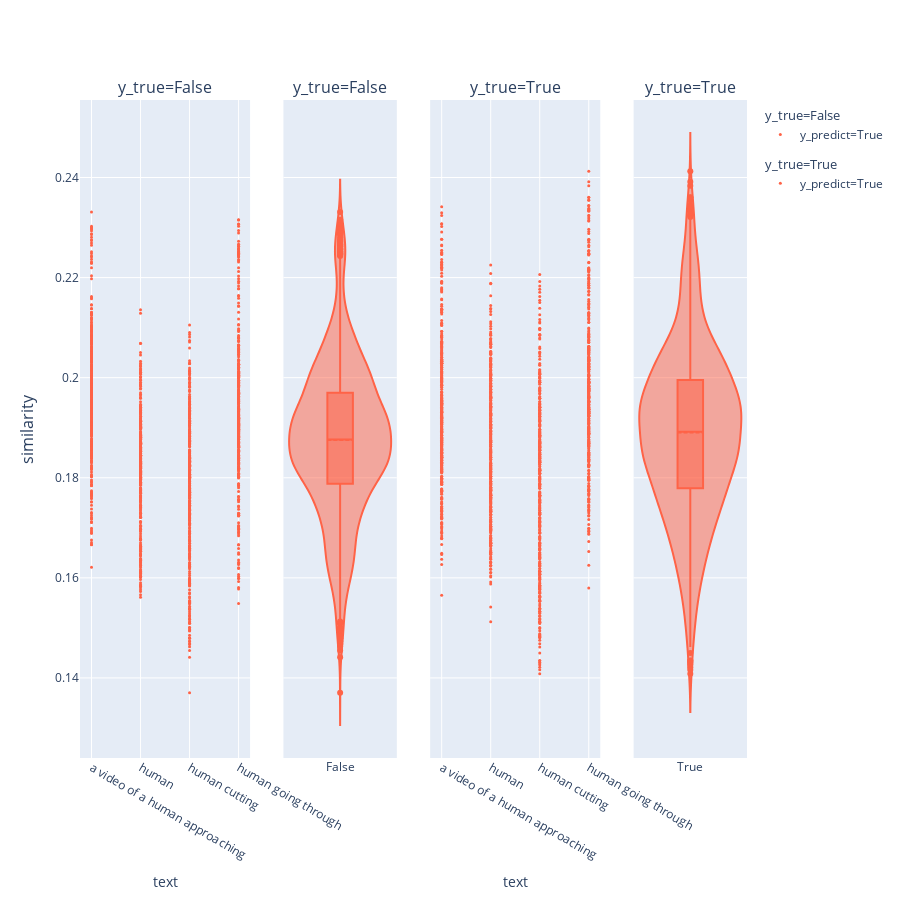
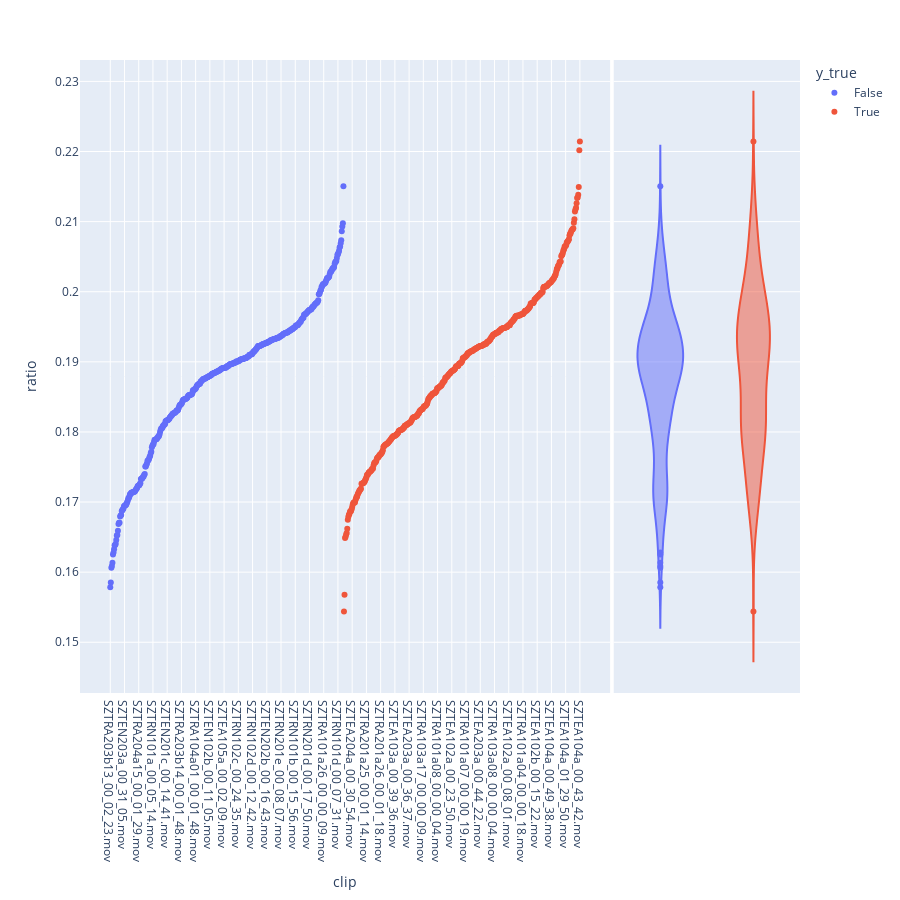
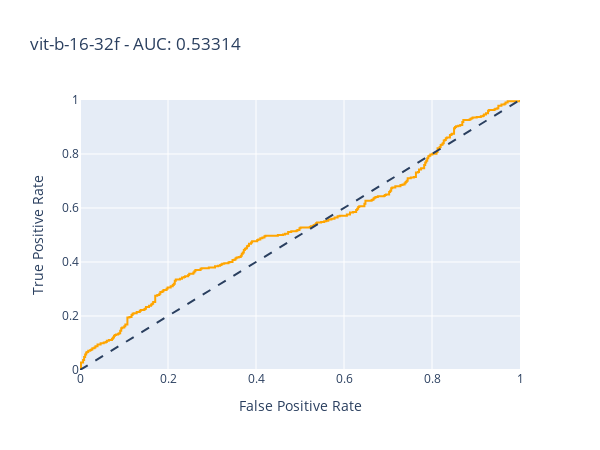

Source (notebook cell) for these figures, in order:
### Code cell
def get_similarities(
    variation: str,
    texts: List[str],
):
    assert len(texts) > 0
    assert variation in VARIATION_NAMES

    images_features = normalize_features(get_images_features(variation))
    texts_features = get_all_text_features(texts, variation, True)

    similarities = images_features @ texts_features.T

    return similarities


def infer(TEXTS: List[str], TEXT_CLASSIFICATIONS: List[bool], VARIATION: str):
    similarities = get_similarities(VARIATION, TEXTS)

    alarms_series = images_features_df(VARIATION)["Alarm"]

    df = (
        pd.DataFrame(
            [
                [clip, alarms_series[clip], text, True, clip_similarity]
                for clip, clip_similarities in zip(alarms_series.index, similarities)
                for text, clip_similarity in zip(TEXTS, clip_similarities)
            ],
            columns=["clip", "y_true", "text", "y_predict", "similarity"],
        )
        .rename(columns={"classification": "y_predict"})
        .sort_values(["clip", "y_true", "y_predict", "text"])
        .reset_index(drop=True)
    )

    unique_y_true = df["y_true"].unique()

    fig = make_subplots(
        rows=1,
        cols=4,
        column_widths=[0.3, 0.2, 0.3, 0.2],
        shared_yaxes=True,
        y_title="similarity",
        subplot_titles=[
            f"y_true={y_true}" for y_true in unique_y_true for _ in range(2)
        ],
    )

    for i, y_true in enumerate(unique_y_true):
        facet_df = df[df["y_true"] == y_true]

        # As we don't have any negative prompts 
        # (hard to find descriptive background prompts without falling in the obvious 
        # which will "decrease" the positive prompts)
        y_predict = True
        class_color = "Tomato"

        # violin_side = "positive" if y_predict else "negative"

        fig.add_scatter(
            x=facet_df["text"],
            y=facet_df["similarity"],
            marker=dict(color=class_color, size=3),
            hovertext=facet_df["clip"],
            mode="markers",
            name=f"y_predict={str(y_predict)}",
            legendgroup=f"y_true={str(y_true)}",
            legendgrouptitle=dict(text=f"y_true={str(y_true)}"),
            row=1,
            col=i * 2 + 1,
        )
        fig.update_layout(**{f"xaxis{i*2+1}": dict(title="text")})
        fig.add_violin(
            x=np.repeat(str(y_true), len(facet_df)),
            y=facet_df["similarity"],
            box=dict(visible=True),
            scalegroup=str(y_true),
            scalemode="count",
            width=1,
            meanline=dict(visible=True),
            # side=violin_side,
            marker=dict(color=class_color),
            showlegend=False,
            row=1,
            col=i * 2 + 2,
        )

    fig.update_layout(height=900, violingap=0, violinmode="overlay")
    fig.show()

    groupby_classification = df.groupby(["clip", "y_predict"])["similarity"]
    weighted_similarity = groupby_classification.sum() / groupby_classification.count()

    ratio = weighted_similarity.groupby(level="clip").aggregate(
        lambda s: s.loc[:, True] / 1
    )

    ratio_df = ratio.to_frame("ratio")
    ratio_df["y_true"] = alarms_series.loc[ratio_df.index]

    fig = px.scatter(
        ratio_df.sort_values(["y_true", "ratio"]),
        y="ratio",
        color="y_true",
        render_mode="line",
        marginal_y="violin",
        height=900,
    )
    fig.show()

    fpr, tpr, thresholds = roc_curve(ratio_df["y_true"], ratio_df["ratio"])
    auc_score = roc_auc_score(ratio_df["y_true"], ratio_df["ratio"])

    roc_df = pd.DataFrame(
        {
            "False Positive Rate": fpr,
            "True Positive Rate": tpr,
        },
        columns=pd.Index(["False Positive Rate", "True Positive Rate"], name="Rate"),
        index=pd.Index(thresholds, name="Thresholds"),
    )
    fig = px.line(
        roc_df,
        x="False Positive Rate",
        y="True Positive Rate",
        title=f"{VARIATION} - AUC: {auc_score:.5f}",
        color_discrete_sequence=["orange"],
        range_x=[0, 1],
        range_y=[0, 1],
        width=600,
        height=450,
    ).add_shape(type="line", line=dict(dash="dash"), x0=0, x1=1, y0=0, y1=1)
    fig.show()


# Reuse the best reference prompts
TEXTS_TRUE = [
    "human",
    "a video of a human approaching",
    "human going through",
    "human cutting",
]
TEXT_CLASSIFICATIONS = [True] * len(TEXTS_TRUE)

infer(TEXTS_TRUE, TEXT_CLASSIFICATIONS, VARIATION_NAMES[1])

### Figure 1 — Plotly figure (JSON) as saved in the notebook; plotly's stock layout.template omitted (floating-point values rounded to 4 significant figures; data arrays with more than 128 entries replaced by an {"elided": "..."} marker saying what was removed)
{"data": [{"hovertext": {"elided": "1708 str values"}, "legendgroup": "y_true=False", "legendgrouptitle": {"text": "y_true=False"}, "marker": {"color": "Tomato", "size": 3}, "mode": "markers", "name": "y_predict=True", "type": "scatter", "x": {"elided": "1708 str values"}, "xaxis": "x", "y": {"elided": "1708 float values"}, "yaxis": "y"}, {"box": {"visible": true}, "marker": {"color": "Tomato"}, "meanline": {"visible": true}, "scalegroup": "False", "scalemode": "count", "showlegend": false, "type": "violin", "width": 1, "x": {"elided": "1708 str values"}, "xaxis": "x2", "y": {"elided": "1708 float values"}, "yaxis": "y2"}, {"hovertext": {"elided": "1728 str values"}, "legendgroup": "y_true=True", "legendgrouptitle": {"text": "y_true=True"}, "marker": {"color": "Tomato", "size": 3}, "mode": "markers", "name": "y_predict=True", "type": "scatter", "x": {"elided": "1728 str values"}, "xaxis": "x3", "y": {"elided": "1728 float values"}, "yaxis": "y3"}, {"box": {"visible": true}, "marker": {"color": "Tomato"}, "meanline": {"visible": true}, "scalegroup": "True", "scalemode": "count", "showlegend": false, "type": "violin", "width": 1, "x": {"elided": "1728 str values"}, "xaxis": "x4", "y": {"elided": "1728 float values"}, "yaxis": "y4"}], "layout": {"annotations": [{"font": {"size": 16}, "showarrow": false, "text": "y_true=False", "x": 0.1275, "xanchor": "center", "xref": "paper", "y": 1, "yanchor": "bottom", "yref": "paper"}, {"font": {"size": 16}, "showarrow": false, "text": "y_true=False", "x": 0.39, "xanchor": "center", "xref": "paper", "y": 1, "yanchor": "bottom", "yref": "paper"}, {"font": {"size": 16}, "showarrow": false, "text": "y_true=True", "x": 0.6525, "xanchor": "center", "xref": "paper", "y": 1, "yanchor": "bottom", "yref": "paper"}, {"font": {"size": 16}, "showarrow": false, "text": "y_true=True", "x": 0.915, "xanchor": "center", "xref": "paper", "y": 1, "yanchor": "bottom", "yref": "paper"}, {"font": {"size": 16}, "showarrow": false, "text": "similarity", "textangle": -90, "x": 0, "xanchor": "right", "xref": "paper", "xshift": -40, "y": 0.5, "yanchor": "middle", "yref": "paper"}], "height": 900, "violingap": 0, "violinmode": "overlay", "xaxis": {"anchor": "y", "domain": [0, 0.255], "title": {"text": "text"}}, "xaxis2": {"anchor": "y2", "domain": [0.305, 0.475]}, "xaxis3": {"anchor": "y3", "domain": [0.525, 0.78], "title": {"text": "text"}}, "xaxis4": {"anchor": "y4", "domain": [0.83, 1]}, "yaxis": {"anchor": "x", "domain": [0, 1]}, "yaxis2": {"anchor": "x2", "domain": [0, 1], "matches": "y", "showticklabels": false}, "yaxis3": {"anchor": "x3", "domain": [0, 1], "matches": "y", "showticklabels": false}, "yaxis4": {"anchor": "x4", "domain": [0, 1], "matches": "y", "showticklabels": false}}}

### Figure 2 — Plotly figure (JSON) as saved in the notebook; plotly's stock layout.template omitted (floating-point values rounded to 4 significant figures; data arrays with more than 128 entries replaced by an {"elided": "..."} marker saying what was removed)
{"data": [{"hovertemplate": "y_true=False<br>clip=%{x}<br>ratio=%{y}<extra></extra>", "legendgroup": "False", "marker": {"color": "#636efa", "symbol": "circle"}, "mode": "markers", "name": "False", "orientation": "v", "showlegend": true, "type": "scatter", "x": {"elided": "427 str values"}, "xaxis": "x", "y": {"elided": "427 float values"}, "yaxis": "y"}, {"alignmentgroup": "True", "hovertemplate": "y_true=False<br>ratio=%{y}<extra></extra>", "legendgroup": "False", "marker": {"color": "#636efa", "symbol": "circle"}, "name": "False", "offsetgroup": "False", "scalegroup": "y", "showlegend": false, "type": "violin", "xaxis": "x2", "y": {"elided": "427 float values"}, "yaxis": "y2"}, {"hovertemplate": "y_true=True<br>clip=%{x}<br>ratio=%{y}<extra></extra>", "legendgroup": "True", "marker": {"color": "#EF553B", "symbol": "circle"}, "mode": "markers", "name": "True", "orientation": "v", "showlegend": true, "type": "scatter", "x": {"elided": "432 str values"}, "xaxis": "x", "y": {"elided": "432 float values"}, "yaxis": "y"}, {"alignmentgroup": "True", "hovertemplate": "y_true=True<br>ratio=%{y}<extra></extra>", "legendgroup": "True", "marker": {"color": "#EF553B", "symbol": "circle"}, "name": "True", "offsetgroup": "True", "scalegroup": "y", "showlegend": false, "type": "violin", "xaxis": "x2", "y": {"elided": "432 float values"}, "yaxis": "y2"}], "layout": {"height": 900, "legend": {"title": {"text": "y_true"}, "tracegroupgap": 0}, "margin": {"t": 60}, "xaxis": {"anchor": "y", "domain": [0, 0.7363], "title": {"text": "clip"}}, "xaxis2": {"anchor": "y2", "domain": [0.7413, 1], "matches": "x2", "showgrid": false, "showline": false, "showticklabels": false, "ticks": ""}, "yaxis": {"anchor": "x", "domain": [0, 1], "title": {"text": "ratio"}}, "yaxis2": {"anchor": "x2", "domain": [0, 1], "matches": "y", "showgrid": true, "showticklabels": false}}}

### Figure 3 — Plotly figure (JSON) as saved in the notebook; plotly's stock layout.template omitted (floating-point values rounded to 4 significant figures; data arrays with more than 128 entries replaced by an {"elided": "..."} marker saying what was removed)
{"data": [{"hovertemplate": "False Positive Rate=%{x}<br>True Positive Rate=%{y}<extra></extra>", "legendgroup": "", "line": {"color": "orange", "dash": "solid"}, "marker": {"symbol": "circle"}, "mode": "lines", "name": "", "orientation": "v", "showlegend": false, "type": "scatter", "x": {"elided": "417 float values"}, "xaxis": "x", "y": {"elided": "417 float values"}, "yaxis": "y"}], "layout": {"height": 450, "legend": {"tracegroupgap": 0}, "shapes": [{"line": {"dash": "dash"}, "type": "line", "x0": 0, "x1": 1, "y0": 0, "y1": 1}], "title": {"text": "vit-b-16-32f - AUC: 0.53314"}, "width": 600, "xaxis": {"anchor": "y", "domain": [0, 1], "range": [0, 1], "title": {"text": "False Positive Rate"}}, "yaxis": {"anchor": "x", "domain": [0, 1], "range": [0, 1], "title": {"text": "True Positive Rate"}}}}
